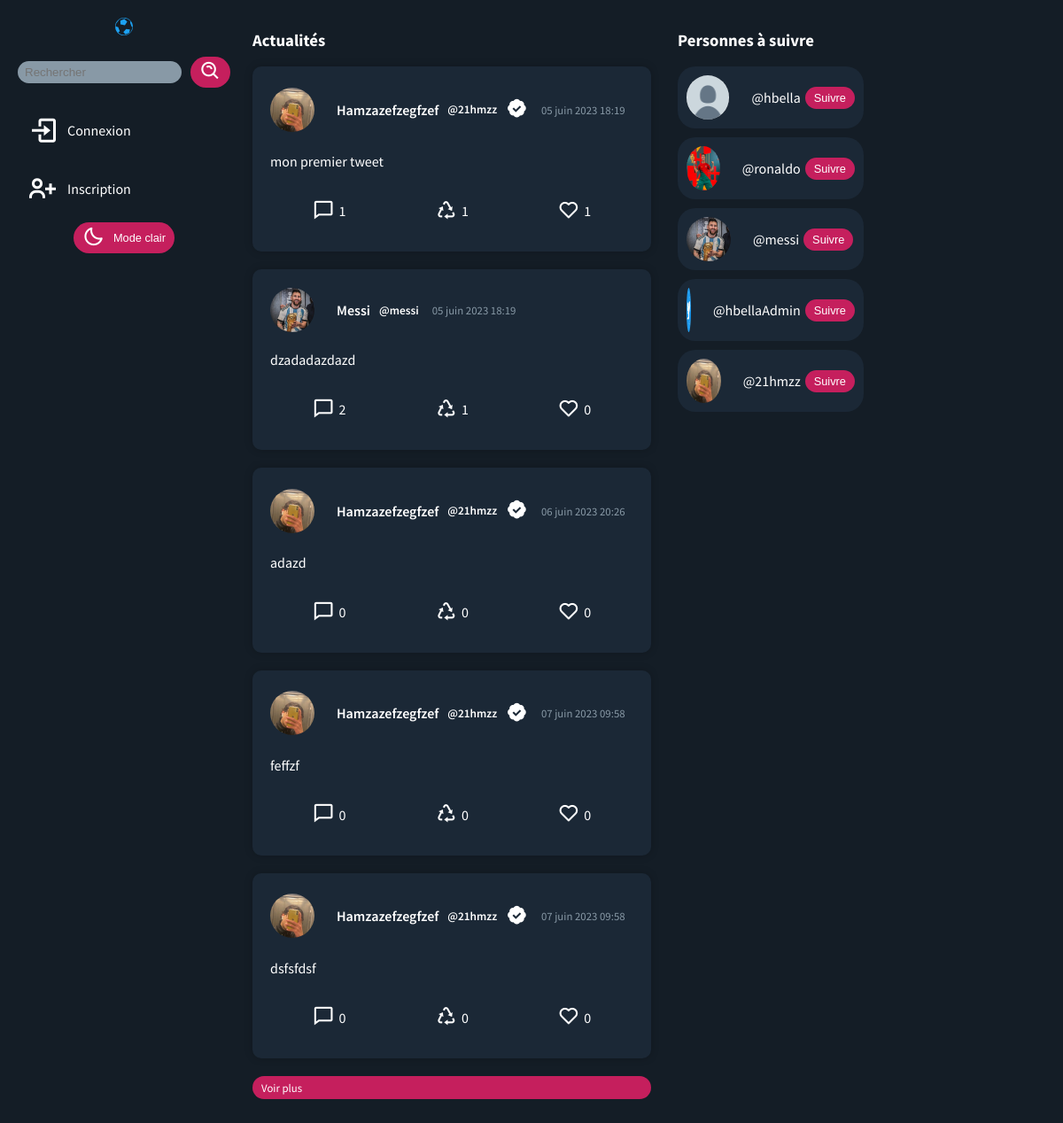
The app's page /, older data.
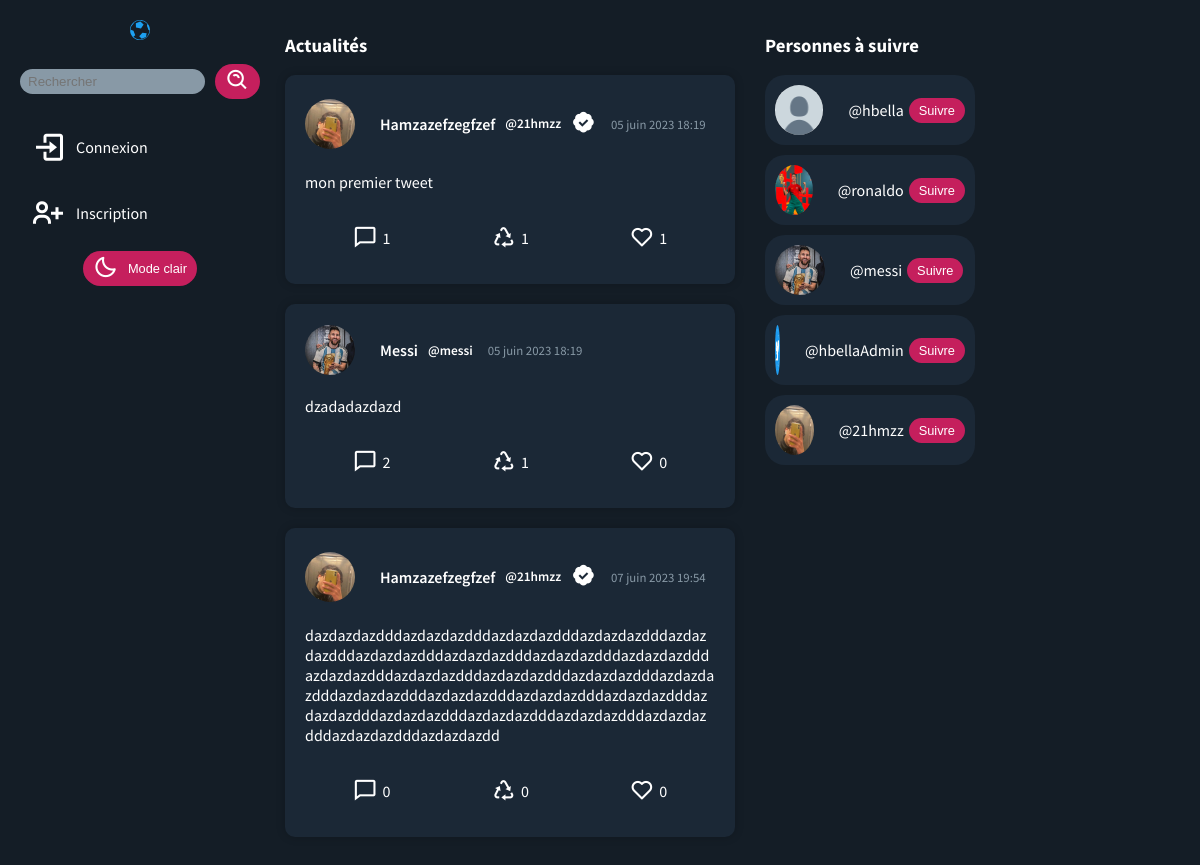
The same page, newer data.
### erttiwtFront/models.py (models this page shows, shortened)
class Twitt(models.Model):
    idTwitt = models.AutoField(primary_key=True)
    twitt = models.TextField(max_length=280,verbose_name="Quoi de neuf ?", help_text="280 caractères maximum")
    date = models.DateTimeField(auto_now_add=True)
    user = models.CharField(max_length=50)
    likes = models.IntegerField(default=0)
    retwitts = models.IntegerField(default=0)

### erttiwtFront/views.py (the view)
# urls.py: path('', views.index),
def index(request):
    color_theme = request.COOKIES.get('mode')
    if color_theme == None:
        color_theme = 'dark'
    commentsForm = CommentsForm()
    commentaires = Commentaire.objects.all()
    Twitts =  Twitt.objects.all()
    all_users = User.objects.exclude(id=request.user.id)
    for user in all_users:
        if userProfilPictures.objects.filter(user=user.id).exists():
            user.picture = userProfilPictures.objects.get(user=user.id).profilPicture
        if Abonnements.objects.filter(user=request.user.id,abonnement=user.id).exists():
            user.follow = True
        else:
            user.follow = False
    page = request.GET.get('page', 1)
    paginator = Paginator(all_users, 5)
    all_users = paginator.get_page(page)
    paginator = Paginator(Twitts, 5)
    current_user = request.user.id
    if userProfilPictures.objects.filter(user=current_user).exists():
        current_picture = userProfilPictures.objects.get(user=current_user)
    else:
        current_picture =  None
    user_follow = Abonnements.objects.filter(user=current_user)
    user_follower = Abonnements.objects.filter(abonnement=current_user)
    try:
        Twitts = paginator.page(page)
    except PageNotAnInteger:
        Twitts = paginator.page(1)
    except EmptyPage:
        Twitts = paginator.page(paginator.num_pages)
    twittForm = TwittForm()
    for twitt in Twitts:
        twitt.commentaires = Commentaire.objects.filter(twitt=twitt.idTwitt)
        for comment in twitt.commentaires:
            comment.username = User.objects.get(id=comment.user).username
            comment.first_name = User.objects.get(id=comment.user).first_name
            if userProfilPictures.objects.filter(user=comment.user).exists():
                comment.picture = userProfilPictures.objects.get(user=comment.user).profilPicture
        twitt.is_verified = User.objects.get(id=twitt.user).is_staff
        if userProfilPictures.objects.filter(user=twitt.user).exists():
            twitt.picture = userProfilPictures.objects.get(user=twitt.user).profilPicture
        if request.user.is_authenticated:
            if TweetLike.objects.filter(user=request.user,tweet=twitt).exists():
                twitt.likeParUser = True
            if TweetRetweet.objects.filter(user=request.user,tweet=twitt).exists():
                twitt.retweetParUser = True
        twitt.first_name = User.objects.get(id=twitt.user).first_name
        twitt.iduser = User.objects.get(id=twitt.user).id
        twitt.user = User.objects.get(id=twitt.user).username
    return render(request, 'erttiwtFront/index.html', {'commentaires':commentaires,'Tweets': Twitts, 'users': all_users,'twittForm':twittForm,'current_user':current_user,'user_follow':user_follow,'user_follower':user_follower,'current_picture':current_picture,'color_theme':color_theme,'commentsForm':commentsForm})

### erttiwtBack/forms.py
class TwittForm(ModelForm):
    class Meta:
        model = Twitt
        fields = ['twitt']
        widgets = {
            'twitt': Textarea(attrs={'placeholder':'Quoi de neuf ?'}),
        }

class CommentsForm(ModelForm):
    class Meta:
        model = Commentaire
        fields = ['commentaire']
        widgets = {
            'commentaire': Textarea(attrs={'placeholder':'Commentaire'}),
        }

### erttiwtFront/context_processors.py (called while the page is built)
def getColorTheme(request):
    return {'color_theme': request.COOKIES.get('mode', 'light')}

def getCurrentUser(request):
    return {'current_username': request.user}

def getProfilPicture(request):
    if request.user.is_authenticated:
        if userProfilPictures.objects.filter(user=request.user.id).exists():
            current_picture = userProfilPictures.objects.get(user=request.user.id)
        else:
            current_picture =  None
        return {'current_picturebase':current_picture}
    else:
        return {'current_picturebase':None}

### erttiwtFront/templates/erttiwtFront/index.html (shortened to what this page needs)
{% extends 'erttiwtFront/base.html' %} {% load static %}  {% block content %}
<div class="content">
  <div class="liste_tweet">
    <h3>Actualités</h3>
    <div class="infinite-container">
      {% for Tweet in Tweets %}
      <div class="infinite-item">
        <div class="tweet">
          <div class="tweet_header">
            <div style="display: flex; gap: 5px; align-items: center">
              {% if Tweet.picture %}
              <img src="{% get_media_prefix %}{{ Tweet.picture }}" alt="image de profil" class="profil_image" />
              {% else %}
              <img src="{% static 'erttiwtFront/img/defaut.jpg' %}" alt="image de profil" class="profil_image" />
              {% endif %}
              <p class="tweet_author" style="display: flex; align-items: center; gap: 10px;">
                <a class="linktoprofil" href="/profil/{{Tweet.user}}">
                  {{ Tweet.first_name }}
                </a>
                <small>@{{ Tweet.user }}</small>
                {% if Tweet.is_verified %}
                <i class='bx bxs-badge-check bx-sm'></i>
                {% endif %}
              </p>
              <p class="tweet_date">{{ Tweet.date|date:'d F Y' }} {{ Tweet.date|time:'H:i' }}</p>
            </div>
          </div>
          <div class="tweet_content">
            <p>{{ Tweet.twitt }}</p>
          </div>
          <div class="tweet_likes_retweets">
            <div id="{{ Tweet.idTwitt }}" class="comments">
              <i class="bx bx-comment bx-sm" id=""></i>
              <p>{{ Tweet.commentaires|length }}</p>
            </div>
            {% if user.is_authenticated %}
            <div id="{{ Tweet.idTwitt }}" class="retweet">
              {% if Tweet.retweetParUser == True %}
              <i class="bx bx-recycle bx-sm" style="color: green;"></i>
              {% else %}
              <i class="bx bx-recycle bx-sm"></i>
              {% endif %}
              <p>{{ Tweet.retwitts }}</p>
            </div>
            {% else %}
            <div>
              <i class="bx bx-recycle bx-sm"></i>
              <p>{{ Tweet.retwitts }}</p>
            </div>
            {% endif %}
            {% if user.is_authenticated %}
            <div id="{{ Tweet.idTwitt }}" class="like">
              {% if Tweet.likeParUser == True %}
              <i class="bx bxs-heart bx-sm"></i>
              {% else %}
              <i class="bx bx-heart bx-sm"></i>
              {% endif %}
              <p>{{ Tweet.likes }}</p>
            </div>
            {% else %}
            <div>
              <i class="bx bx-heart bx-sm"></i>
              <p>{{ Tweet.likes }}</p>
            </div>
            {% endif %}
          </div>
        </div>
      </div>
      {% endfor %}
    </div>
    {% if Tweets.has_next %}
    <a class="infinite-more-link voir_plus" href="?page={{ Tweets.next_page_number }}">Voir plus</a>
    {% endif %}
  </div>
  <div class="right_side">
    <div class="toFollow">
      <h3>Personnes à suivre</h3>
      {% for user in users %}
      {% if user.follow == False %}
      <div class="toFollow_user">
        {% if user.picture %}
        <img src="{% get_media_prefix %}{{ user.picture }}" alt="image de profil" class="profil_image" />
        {% else %}
        <img src="{% static 'erttiwtFront/img/defaut.jpg' %}" alt="image de profil" class="profil_image" />
        {% endif %}
        <a href="profil/{{user.username}}" class="tweet_author" style="color:white">@{{ user.username }}</a>
        <a href="follow/{{user.id}}">
          <button class="follow">Suivre</button>
        </a>
      </div>
      {% endif %}
      {% endfor %}
    </div>
  </div>
  {% endblock %}

Row changes from the older to the newer data that the page shows:
removed Twitt: first_name "Hamzazefzegfzef", user "21hmzz", date "06 juin 2023", date "20:26", twitt "adazd", commentaires|length "0", retwitts "0", likes "0"
removed Twitt: first_name "Hamzazefzegfzef", user "21hmzz", date "07 juin 2023", date "09:58", twitt "feffzf", commentaires|length "0", retwitts "0", likes "0"
removed Twitt: first_name "Hamzazefzegfzef", user "21hmzz", date "07 juin 2023", date "09:58", twitt "dsfsfdsf", commentaires|length "0", retwitts "0", likes "0"
added Twitt: first_name "Hamzazefzegfzef", user "21hmzz", date "07 juin 2023", date "19:54", twitt "dazdazdazdddazdazdazdddazdazdazdddazdazdazdddazdazdazdddazdazdazdddazdazdazdddazdazdazdddazdazdazdddazdazdazdddazdazdazdddazdazdazdddazdazdazdddazdazdazdddazdazdazdddazdazdazdddazdazdazdddazdazdazdddazdazdazdddazdazdazdddazdazdazdddazdazdazdddazdazdazdddazdazdazdddazdazdazdd", commentaires|length "0", retwitts "0", likes "0"
Text that changed along with them:
text no longer shown: "Voir plus"
